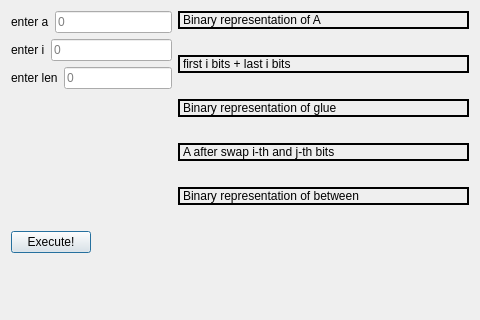
<?xml version="1.0" encoding="UTF-8"?>
<ui version="4.0">
 <class>Part2Dialog</class>
 <widget class="QDialog" name="Part2Dialog">
  <property name="geometry">
   <rect>
    <x>0</x>
    <y>0</y>
    <width>480</width>
    <height>320</height>
   </rect>
  </property>
  <property name="windowTitle">
   <string>Dialog</string>
  </property>
  <layout class="QFormLayout" name="formLayout">
   <item row="0" column="0">
    <layout class="QGridLayout" name="gridLayout">
     <item row="0" column="0">
      <layout class="QHBoxLayout" name="horizontalLayout">
       <item>
        <widget class="QLabel" name="label">
         <property name="text">
          <string>enter a</string>
         </property>
        </widget>
       </item>
       <item>
        <widget class="QLineEdit" name="a_value">
         <property name="placeholderText">
          <string>0</string>
         </property>
        </widget>
       </item>
      </layout>
     </item>
     <item row="1" column="0">
      <layout class="QHBoxLayout" name="horizontalLayout_2">
       <item>
        <widget class="QLabel" name="label_2">
         <property name="text">
          <string>enter i</string>
         </property>
        </widget>
       </item>
       <item>
        <widget class="QLineEdit" name="i_value">
         <property name="placeholderText">
          <string>0</string>
         </property>
        </widget>
       </item>
      </layout>
     </item>
     <item row="2" column="0">
      <layout class="QHBoxLayout" name="horizontalLayout_3">
       <item>
        <widget class="QLabel" name="label_3">
         <property name="text">
          <string>enter len</string>
         </property>
        </widget>
       </item>
       <item>
        <widget class="QLineEdit" name="len_value">
         <property name="placeholderText">
          <string>0</string>
         </property>
        </widget>
       </item>
      </layout>
     </item>
    </layout>
   </item>
   <item row="0" column="1">
    <layout class="QVBoxLayout" name="verticalLayout_6">
     <property name="sizeConstraint">
      <enum>QLayout::SetMinAndMaxSize</enum>
     </property>
     <item>
      <layout class="QVBoxLayout" name="verticalLayout">
       <item>
        <widget class="QLabel" name="label_6">
         <property name="frameShape">
          <enum>QFrame::WinPanel</enum>
         </property>
         <property name="text">
          <string>Binary representation of A</string>
         </property>
        </widget>
       </item>
       <item>
        <widget class="QLabel" name="binaryRepresentation">
         <property name="text">
          <string/>
         </property>
        </widget>
       </item>
      </layout>
     </item>
     <item>
      <layout class="QVBoxLayout" name="verticalLayout_2">
       <item>
        <widget class="QLabel" name="label_7">
         <property name="frameShape">
          <enum>QFrame::WinPanel</enum>
         </property>
         <property name="text">
          <string>&lt;html&gt;&lt;head/&gt;&lt;body&gt;&lt;p&gt;first i bits + last i bits&lt;/p&gt;&lt;/body&gt;&lt;/html&gt;</string>
         </property>
        </widget>
       </item>
       <item>
        <widget class="QLabel" name="i_and_i_bits">
         <property name="text">
          <string/>
         </property>
        </widget>
       </item>
      </layout>
     </item>
     <item>
      <layout class="QVBoxLayout" name="verticalLayout_4">
       <item>
        <widget class="QLabel" name="label_9">
         <property name="frameShape">
          <enum>QFrame::WinPanel</enum>
         </property>
         <property name="text">
          <string>Binary representation of glue</string>
         </property>
        </widget>
       </item>
       <item>
        <widget class="QLabel" name="binGlueBits">
         <property name="text">
          <string/>
         </property>
        </widget>
       </item>
      </layout>
     </item>
     <item>
      <layout class="QVBoxLayout" name="verticalLayout_3">
       <item>
        <widget class="QLabel" name="label_8">
         <property name="frameShape">
          <enum>QFrame::WinPanel</enum>
         </property>
         <property name="text">
          <string>A after swap i-th and j-th bits</string>
         </property>
        </widget>
       </item>
       <item>
        <widget class="QLabel" name="between_i_bits">
         <property name="text">
          <string/>
         </property>
        </widget>
       </item>
      </layout>
     </item>
     <item>
      <layout class="QVBoxLayout" name="verticalLayout_5">
       <item>
        <widget class="QLabel" name="label_10">
         <property name="frameShape">
          <enum>QFrame::WinPanel</enum>
         </property>
         <property name="text">
          <string>Binary representation of between</string>
         </property>
        </widget>
       </item>
       <item>
        <widget class="QLabel" name="binBetweenBits">
         <property name="text">
          <string/>
         </property>
        </widget>
       </item>
      </layout>
     </item>
    </layout>
   </item>
   <item row="1" column="0">
    <widget class="QPushButton" name="startButton">
     <property name="text">
      <string>Execute!</string>
     </property>
    </widget>
   </item>
  </layout>
 </widget>
 <resources/>
 <connections/>
</ui>
